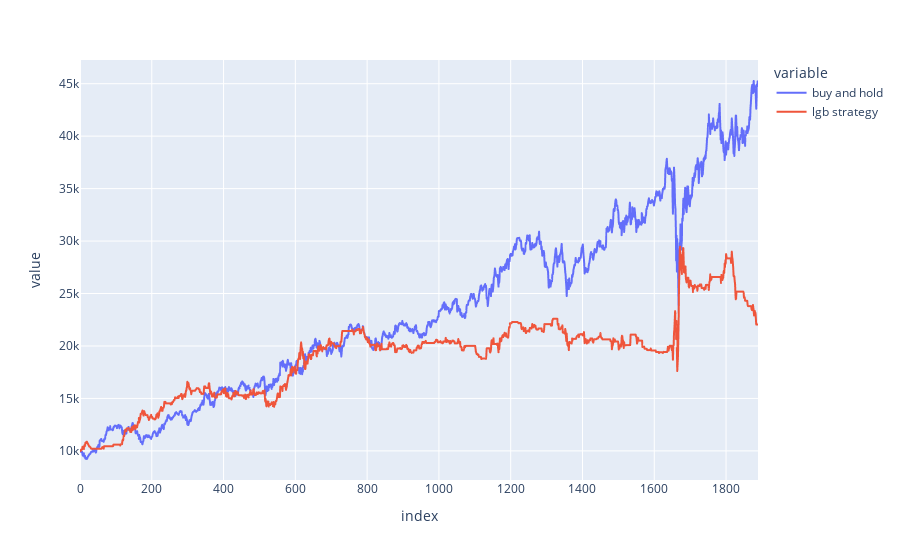

The notebook cell saved with this chart:
### Code cell
buy_and_hold_result = eval_buy_and_hold(prediction_results, data)
strategy_result = eval_strategy(prediction_results, data)

print('Buy and Hold: Max Drawdown: ', str(round(100*max(buy_and_hold_result.draw_down),2))+'%')
print('LGB Strategy: Max Drawdown: ', str(round(100*max(strategy_result.draw_down),2))+'%')
df = pd.DataFrame([buy_and_hold_result.ending_balance,strategy_result.ending_balance]).T
df.columns = ['buy and hold', 'lgb strategy']
df.plot()

### Figure 1 — Plotly figure (JSON) as saved in the notebook; plotly's stock layout.template omitted (floating-point values rounded to 4 significant figures; data arrays with more than 128 entries replaced by an {"elided": "..."} marker saying what was removed)
{"data": [{"hovertemplate": "variable=buy and hold<br>index=%{x}<br>value=%{y}<extra></extra>", "legendgroup": "buy and hold", "line": {"color": "#636efa", "dash": "solid"}, "mode": "lines", "name": "buy and hold", "showlegend": true, "type": "scattergl", "x": {"elided": "1890 int values"}, "xaxis": "x", "y": {"elided": "1890 float values"}, "yaxis": "y"}, {"hovertemplate": "variable=lgb strategy<br>index=%{x}<br>value=%{y}<extra></extra>", "legendgroup": "lgb strategy", "line": {"color": "#EF553B", "dash": "solid"}, "mode": "lines", "name": "lgb strategy", "showlegend": true, "type": "scattergl", "x": {"elided": "1890 int values"}, "xaxis": "x", "y": {"elided": "1890 float values"}, "yaxis": "y"}], "layout": {"legend": {"title": {"text": "variable"}, "tracegroupgap": 0}, "margin": {"t": 60}, "xaxis": {"anchor": "y", "domain": [0, 1], "title": {"text": "index"}}, "yaxis": {"anchor": "x", "domain": [0, 1], "title": {"text": "value"}}}}
